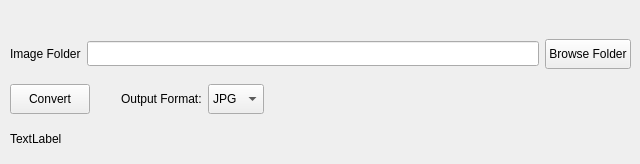
<?xml version="1.0" encoding="UTF-8"?>
<ui version="4.0">
 <class>MainWindow</class>
 <widget class="QMainWindow" name="MainWindow">
  <property name="geometry">
   <rect>
    <x>0</x>
    <y>0</y>
    <width>640</width>
    <height>164</height>
   </rect>
  </property>
  <property name="windowTitle">
   <string>Image Converter</string>
  </property>
  <widget class="QWidget" name="centralwidget">
   <widget class="QWidget" name="gridLayoutWidget">
    <property name="geometry">
     <rect>
      <x>10</x>
      <y>30</y>
      <width>621</width>
      <height>131</height>
     </rect>
    </property>
    <layout class="QGridLayout" name="gridLayout_Main">
     <item row="2" column="0">
      <widget class="QLabel" name="lbl_processingStatusText">
       <property name="sizePolicy">
        <sizepolicy hsizetype="Fixed" vsizetype="Fixed">
         <horstretch>0</horstretch>
         <verstretch>0</verstretch>
        </sizepolicy>
       </property>
       <property name="minimumSize">
        <size>
         <width>100</width>
         <height>20</height>
        </size>
       </property>
       <property name="maximumSize">
        <size>
         <width>200</width>
         <height>20</height>
        </size>
       </property>
       <property name="text">
        <string>TextLabel</string>
       </property>
      </widget>
     </item>
     <item row="1" column="0">
      <layout class="QHBoxLayout" name="hLayout_imageConvertBtn">
       <item>
        <widget class="QPushButton" name="btn_ImageConvert">
         <property name="sizePolicy">
          <sizepolicy hsizetype="Fixed" vsizetype="Fixed">
           <horstretch>0</horstretch>
           <verstretch>0</verstretch>
          </sizepolicy>
         </property>
         <property name="minimumSize">
          <size>
           <width>50</width>
           <height>20</height>
          </size>
         </property>
         <property name="maximumSize">
          <size>
           <width>80</width>
           <height>30</height>
          </size>
         </property>
         <property name="layoutDirection">
          <enum>Qt::LeftToRight</enum>
         </property>
         <property name="text">
          <string>Convert</string>
         </property>
        </widget>
       </item>
       <item>
        <spacer name="hSpacer_btnImageConvert_lblOutputFormat">
         <property name="orientation">
          <enum>Qt::Horizontal</enum>
         </property>
         <property name="sizeType">
          <enum>QSizePolicy::Fixed</enum>
         </property>
         <property name="sizeHint" stdset="0">
          <size>
           <width>25</width>
           <height>20</height>
          </size>
         </property>
        </spacer>
       </item>
       <item>
        <widget class="QLabel" name="lbl_outputImageFormat">
         <property name="layoutDirection">
          <enum>Qt::LeftToRight</enum>
         </property>
         <property name="text">
          <string>Output Format:</string>
         </property>
        </widget>
       </item>
       <item>
        <widget class="QComboBox" name="cbBox_outputImageFormatSelector">
         <property name="sizePolicy">
          <sizepolicy hsizetype="Fixed" vsizetype="Fixed">
           <horstretch>0</horstretch>
           <verstretch>0</verstretch>
          </sizepolicy>
         </property>
         <property name="maximumSize">
          <size>
           <width>16777215</width>
           <height>30</height>
          </size>
         </property>
         <property name="editable">
          <bool>false</bool>
         </property>
         <item>
          <property name="text">
           <string>JPG</string>
          </property>
         </item>
         <item>
          <property name="text">
           <string>PNG</string>
          </property>
         </item>
         <item>
          <property name="text">
           <string>BMP</string>
          </property>
         </item>
        </widget>
       </item>
       <item>
        <spacer name="hSpacer_cbBox_outputImageFormatSelector_rightMargin">
         <property name="orientation">
          <enum>Qt::Horizontal</enum>
         </property>
         <property name="sizeHint" stdset="0">
          <size>
           <width>40</width>
           <height>20</height>
          </size>
         </property>
        </spacer>
       </item>
      </layout>
     </item>
     <item row="0" column="0">
      <layout class="QHBoxLayout" name="hLayout_imageFolderBrowser">
       <property name="sizeConstraint">
        <enum>QLayout::SetDefaultConstraint</enum>
       </property>
       <item>
        <widget class="QLabel" name="lbl_ImageFolder">
         <property name="sizePolicy">
          <sizepolicy hsizetype="Minimum" vsizetype="Minimum">
           <horstretch>0</horstretch>
           <verstretch>0</verstretch>
          </sizepolicy>
         </property>
         <property name="minimumSize">
          <size>
           <width>40</width>
           <height>20</height>
          </size>
         </property>
         <property name="text">
          <string>Image Folder</string>
         </property>
        </widget>
       </item>
       <item>
        <widget class="QLineEdit" name="lineEdit_folderBrowserSeletedPath">
         <property name="minimumSize">
          <size>
           <width>100</width>
           <height>25</height>
          </size>
         </property>
         <property name="readOnly">
          <bool>true</bool>
         </property>
        </widget>
       </item>
       <item>
        <widget class="QPushButton" name="btn_folderBrowser">
         <property name="sizePolicy">
          <sizepolicy hsizetype="Minimum" vsizetype="Minimum">
           <horstretch>0</horstretch>
           <verstretch>0</verstretch>
          </sizepolicy>
         </property>
         <property name="minimumSize">
          <size>
           <width>50</width>
           <height>20</height>
          </size>
         </property>
         <property name="maximumSize">
          <size>
           <width>100</width>
           <height>30</height>
          </size>
         </property>
         <property name="text">
          <string>Browse Folder</string>
         </property>
        </widget>
       </item>
      </layout>
     </item>
    </layout>
   </widget>
  </widget>
 </widget>
 <resources/>
 <connections/>
</ui>
